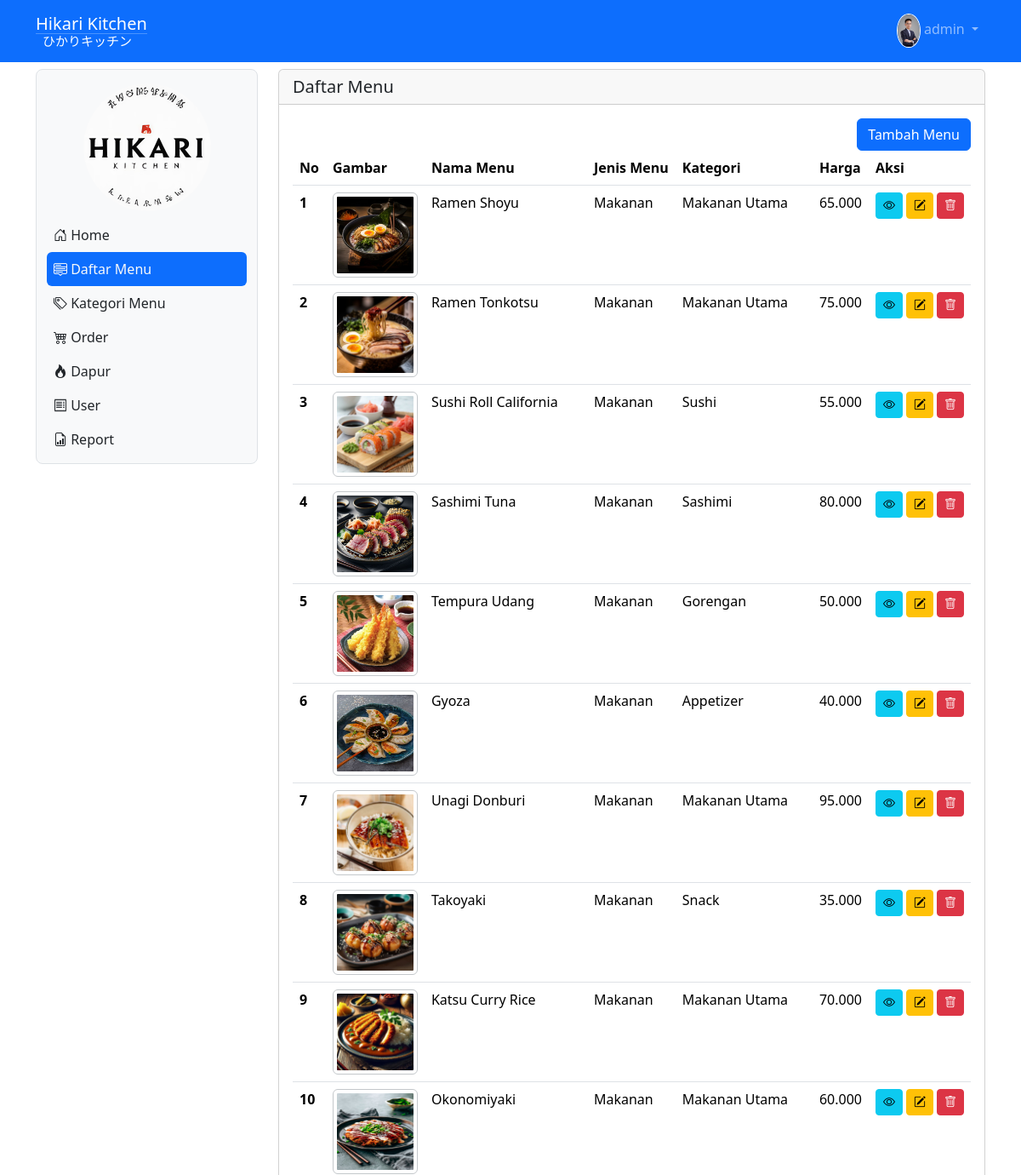
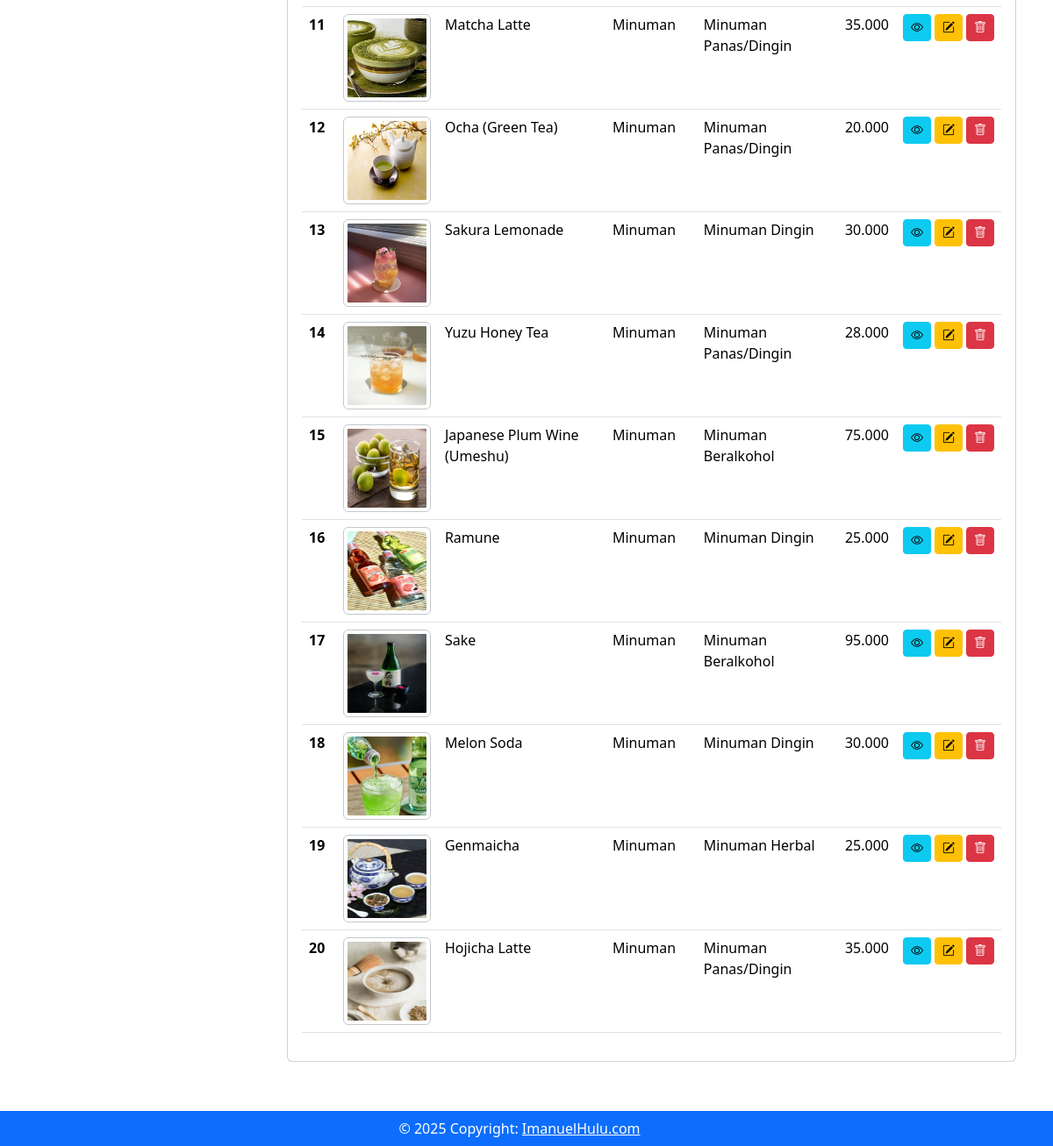
Screenshot of /menu (signed in) with the database file from the repository (2 pictures, top to bottom).
### tables this page shows
CREATE TABLE `tbl_user` (
  `id` int(11) NOT NULL,
  `nama` varchar(200) NOT NULL,
  `username` varchar(200) NOT NULL,
  `level` int(1) NOT NULL,
  `nohp` varchar(15) NOT NULL,
  `alamat` varchar(200) NOT NULL,
  `password` varchar(200) NOT NULL,
  `gambar` varchar(200) NOT NULL
);

CREATE TABLE `tbl_daftar_menu` (
  `id_menu` int(11) NOT NULL,
  `gambar_menu` varchar(200) NOT NULL,
  `nama_menu` varchar(200) NOT NULL,
  `keterangan` varchar(200) NOT NULL,
  `id_kategori` int(11) NOT NULL,
  `harga` decimal(10,2) NOT NULL
);

### menu.php (the view, shortened to what this page needs)
<?php
include('proses/connect.php');
$query = mysqli_query($conn, "SELECT * FROM tbl_daftar_menu LEFT JOIN tbl_kategori_menu ON tbl_daftar_menu.id_kategori = tbl_kategori_menu.id_kategori");
$menus = [];
while ($menu = mysqli_fetch_assoc($query)) {
    $menus[] = $menu;
}
?>
<div class="col-lg-9 mt-2 mb-5">
    <div class="card">
        <h5 class="card-header">Daftar Menu</h5>
        <div class="card-body">
            <div class="row">
                <div class="col d-flex justify-content-end">
                    <button class="btn btn-primary" data-bs-toggle="modal" data-bs-target="#modalTambahMenu">Tambah
                        Menu</button>
                </div>
            </div>
            <div class="table-responsive">
                <table class="table table-hover" id="example">
                    <thead>
                        <tr class="text-nowrap">
                            <th scope="col">No</th>
                            <th scope="col">Gambar</th>
                            <th scope="col">Nama Menu</th>
                            <th scope="col">Jenis Menu</th>
                            <th scope="col">Kategori</th>
                            <th scope="col">Harga</th>
                            <th scope="col">Aksi</th>
                        </tr>
                    </thead>
                    <tbody>
                        <?php $i = 1; ?>
                        <?php foreach ($menus as $menu) { ?>
                            <tr>
                                <th scope="row"><?php echo $i ?></th>
                                <td>
                                    <div>
                                        <img class="rounded border border-secondary-subtle p-1"
                                            src="assets/img/menu/<?php echo $menu['gambar_menu'] ?>" alt="menu"
                                            width="100px" height="100px">
                                    </div>
                                </td>
                                <td><?php echo $menu['nama_menu'] ?></td>
                                <td><?php echo $menu['jenis_menu'] ?></td>
                                <td><?php echo $menu['kategori'] ?></td>
                                <td><?php echo number_format($menu['harga'], 0, ',', '.') ?></td>
                                <td>
                                    <div class="d-flex">
                                        <button class="btn btn-info btn-sm me-1" data-bs-toggle="modal"
                                            data-bs-target="#modalView<?php echo $i ?>">
                                            <i class="bi bi-eye"></i>
                                        </button>
                                        <button class="btn btn-warning btn-sm me-1" data-bs-toggle="modal"
                                            data-bs-target="#modalEdit<?php echo $i ?>">
                                            <i class="bi bi-pencil-square"></i>
                                        </button>
                                        <button class="btn btn-danger btn-sm" data-bs-toggle="modal"
                                            data-bs-target="#modalDelete<?php echo $i ?>">
                                            <i class="bi bi-trash"></i>
                                        </button>
                                    </div>
                                </td>
                            </tr>
                            <?php $i++; ?>
                        <?php } ?>
                    </tbody>
                </table>
            </div>
        </div>
    </div>
</div>

### navbar.php (shortened to what this page needs)
<?php
include('proses/connect.php');
$query = mysqli_query($conn, "SELECT * FROM tbl_user");
?>
<nav class="navbar navbar-expand navbar-dark bg-primary sticky-top">
    <div class="container-lg">
        <a class="navbar-brand d-flex" href=".">
            <div class="">
                <p class="">Hikari Kitchen</p>
                <hr class="" style="margin-top: -20px;">
                <p class="text-align ms-2" style="margin-top: -19px; margin-bottom:0px; font-size:15px;">ひかりキッチン</p>
            </div>
        </a>
        <div class="collapse navbar-collapse justify-content-end" id="navbarNavDropdown">
            <ul class="navbar-nav">
                <li class="nav-item dropdown d-flex">
                    <a class="nav-link dropdown-toggle" href="#" role="button" data-bs-toggle="dropdown"
                        aria-expanded="false">
                        <div class="d-inline-block">
                            <img src="assets/img/user/<?php echo $result['gambar']; ?>" alt="" width="100%"
                                height="40px" style="border-radius: 50%; border: 1px solid #FFF">
                        </div>
                        <?php echo $result['nama']; ?>
                    </a>
                </li>
            </ul>
        </div>
    </div>
</nav>

### rows the page displays
tbl_user: gambar (picture), nama "admin"
tbl_daftar_menu: gambar_menu (picture)
tbl_daftar_menu: gambar_menu (picture)
tbl_daftar_menu: gambar_menu (picture)
tbl_daftar_menu: gambar_menu (picture)
tbl_daftar_menu: gambar_menu (picture)
tbl_daftar_menu: gambar_menu (picture)
tbl_daftar_menu: gambar_menu (picture)
tbl_daftar_menu: gambar_menu (picture)
tbl_daftar_menu: gambar_menu (picture)
tbl_daftar_menu: gambar_menu (picture)
tbl_daftar_menu: gambar_menu (picture)
tbl_daftar_menu: gambar_menu (picture)
tbl_daftar_menu: gambar_menu (picture)
tbl_daftar_menu: gambar_menu (picture)
tbl_daftar_menu: gambar_menu (picture)
tbl_daftar_menu: gambar_menu (picture)
tbl_daftar_menu: gambar_menu (picture)
tbl_daftar_menu: gambar_menu (picture)
tbl_daftar_menu: gambar_menu (picture)
tbl_daftar_menu: gambar_menu (picture)
